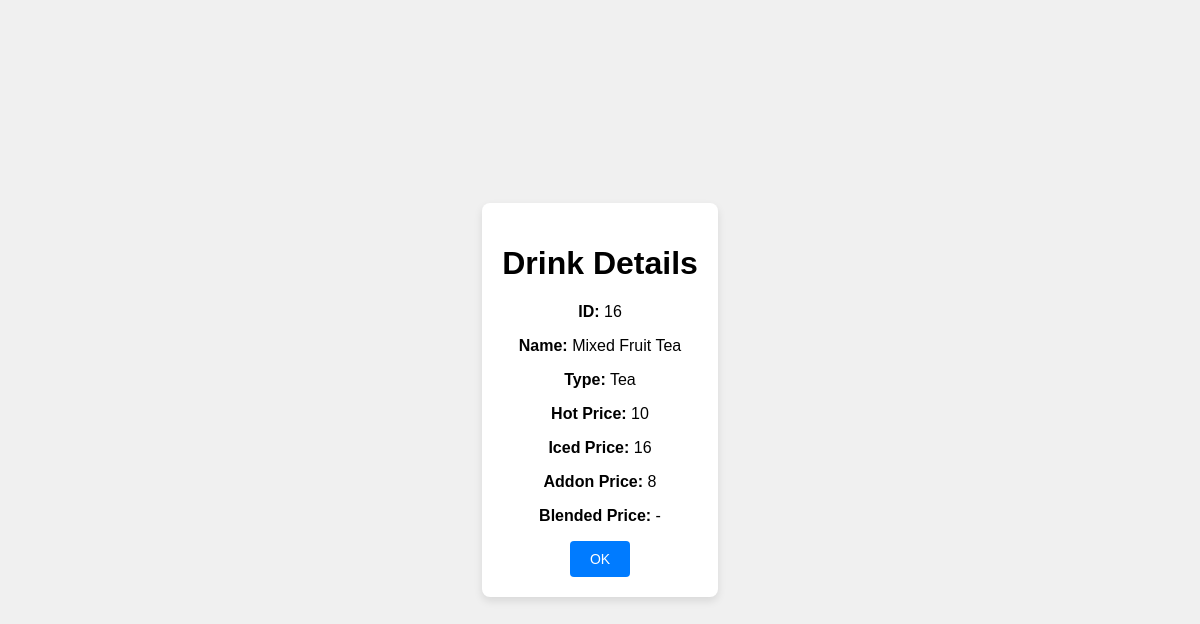
Page /drink_details.php?id=16 on the earlier database version.
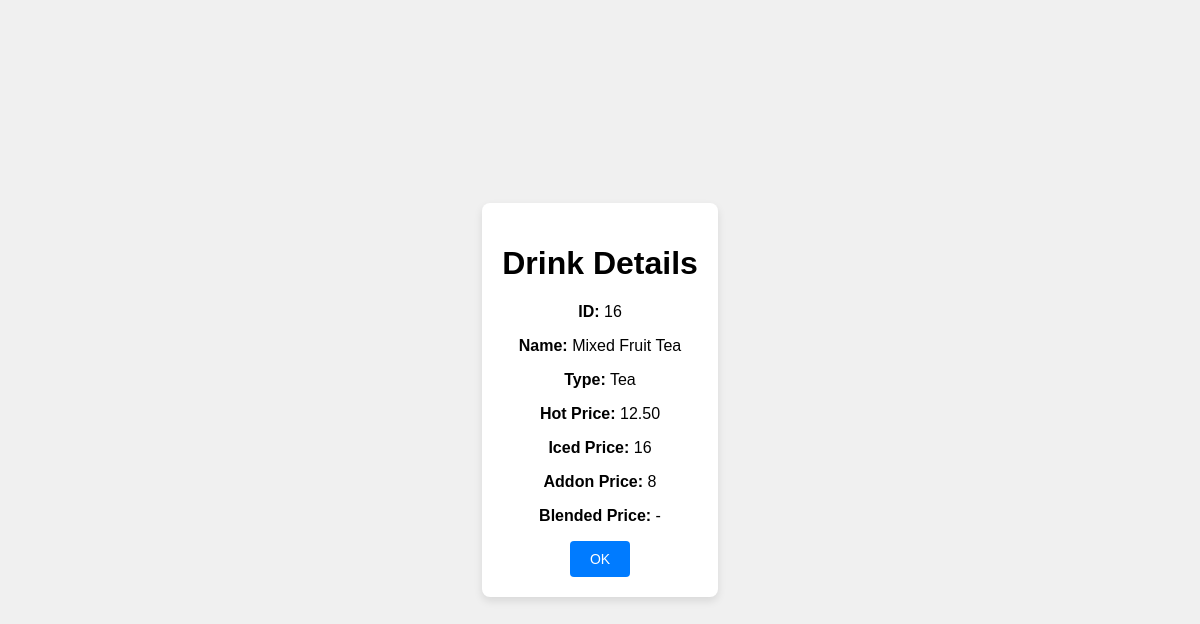
Same page on the later database version.
### tables this page shows
CREATE TABLE `menu_table` (
  `id` int(11) NOT NULL COMMENT 'Primárny kľúč (jedinečný identifikátor).',
  `name` varchar(30) NOT NULL COMMENT 'Názov nápoja (napríklad Americano, Cappuccino, Pure White Milk, atď.).',
  `drink_type` varchar(20) NOT NULL COMMENT 'Typ nápoja (buď "Coffee" alebo "Tea").',
  `hot_price` varchar(10) NOT NULL COMMENT 'Cena pre typ "Hot".',
  `iced_price` varchar(10) NOT NULL COMMENT 'Cena pre typ "Iced".',
  `addon_price` varchar(10) NOT NULL COMMENT 'Cena prídavného doplnku pre čajové nápoje (ak sa použije, inak "-").',
  `blended_price` varchar(10) NOT NULL COMMENT 'Cena pre typ "Blended" (pre kávu, ak je relevantné).'
);

### classes/Database.php (called while the page is built, shortened)
<?php
class Database
{
    private $connection;
    public function __construct($host = "localhost", $dbname = "cafe", $username = "root", $password = "", $port = 3306)
    {
        $this->host = $host;
        $this->dbname = $dbname;
        $this->username = $username;
        $this->password = $password;
        $this->port = $port;
        try {
            $this->connection = new \PDO(
                "mysql:host=$this->host;dbname=$this->dbname;port=$this->port;charset=utf8",
                $this->username,
                $this->password
            );
            $this->connection->setAttribute(\PDO::ATTR_ERRMODE, \PDO::ERRMODE_EXCEPTION);
        } catch (\PDOException $e) {
            error_log("Chyba pri pripojení k databáze: " . $e->getMessage());
            throw new \Exception("Chyba pri pripojení k databáze.");
        }
    }
    public function readDrinkData(int $id)
    {
        try {
            $query = "SELECT * FROM `menu_table` WHERE id = :id";
            $statement = $this->connection->prepare($query);
            $statement->bindParam(':id', $id, \PDO::PARAM_INT);
            $statement->execute();
            return $statement->fetch(\PDO::FETCH_ASSOC);
        } catch (\PDOException $e) {
            error_log("Chyba pri čítaní údajov pre ID $id: " . $e->getMessage());
            return null;
        }
    }
}

### drink_details.php (the view, shortened to what this page needs)
<?php
include_once("classes/Database.php");
$db = new Database();
$id = $_GET['id'];
$drinkData = $db->readDrinkData($id);
?>
<!DOCTYPE html>
<html lang="sk">
<head>
</head>
<body>
    <form action="CRUD.php" method="get">
    <h1>Drink Details</h1>
    <p><strong>ID:</strong> <?php echo htmlspecialchars($drinkData['id']); ?></p>
    <p><strong>Name:</strong> <?php echo htmlspecialchars($drinkData['name']); ?></p>
    <p><strong>Type:</strong> <?php echo htmlspecialchars($drinkData['drink_type']); ?></p>
    <p><strong>Hot Price:</strong> <?php echo htmlspecialchars($drinkData['hot_price']); ?></p>
    <p><strong>Iced Price:</strong> <?php echo htmlspecialchars($drinkData['iced_price']); ?></p>
    <p><strong>Addon Price:</strong> <?php echo htmlspecialchars($drinkData['addon_price']); ?></p>
    <p><strong>Blended Price:</strong> <?php echo htmlspecialchars($drinkData['blended_price']); ?></p>
        <button type="submit">OK</button>
    </form>
</body>
</html>

### parts/style_register.php (style rules this page uses)
body { display: flex; justify-content: center; align-items: center; min-height: 100vh; margin: 0; background-color: #f0f0f0; font-family: Arial, sans-serif; }
form { background: white; padding: 20px; border-radius: 8px; box-shadow: 0 4px 8px rgba(0, 0, 0, 0.1); text-align: center; }
button, input[type="submit"] { padding: 10px 20px; border: none; border-radius: 4px; cursor: pointer; background-color: #007BFF; color: white; font-size: 14px; }

Differences in the rows shown:
changed menu_table "Mixed Fruit Tea": hot_price "10" → "12.50"
